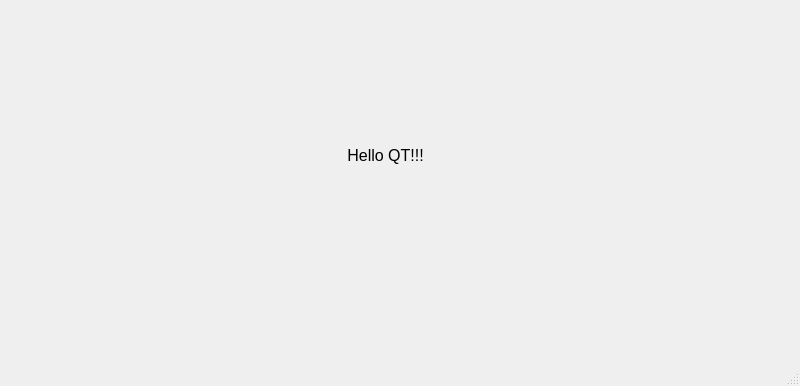
<?xml version="1.0" encoding="UTF-8"?>
<ui version="4.0">
 <class>MainWindow</class>
 <widget class="QMainWindow" name="MainWindow">
  <property name="geometry">
   <rect>
    <x>0</x>
    <y>0</y>
    <width>800</width>
    <height>386</height>
   </rect>
  </property>
  <property name="windowTitle">
   <string>MainWindow</string>
  </property>
  <widget class="QWidget" name="centralwidget">
   <widget class="QLabel" name="label">
    <property name="geometry">
     <rect>
      <x>220</x>
      <y>80</y>
      <width>331</width>
      <height>151</height>
     </rect>
    </property>
    <property name="font">
     <font>
      <pointsize>12</pointsize>
      <stylestrategy>PreferDefault</stylestrategy>
     </font>
    </property>
    <property name="text">
     <string>Hello QT!!!</string>
    </property>
    <property name="alignment">
     <set>Qt::AlignCenter</set>
    </property>
   </widget>
  </widget>
  <widget class="QMenuBar" name="menubar">
   <property name="geometry">
    <rect>
     <x>0</x>
     <y>0</y>
     <width>800</width>
     <height>26</height>
    </rect>
   </property>
  </widget>
  <widget class="QStatusBar" name="statusbar"/>
 </widget>
 <resources/>
 <connections/>
</ui>
